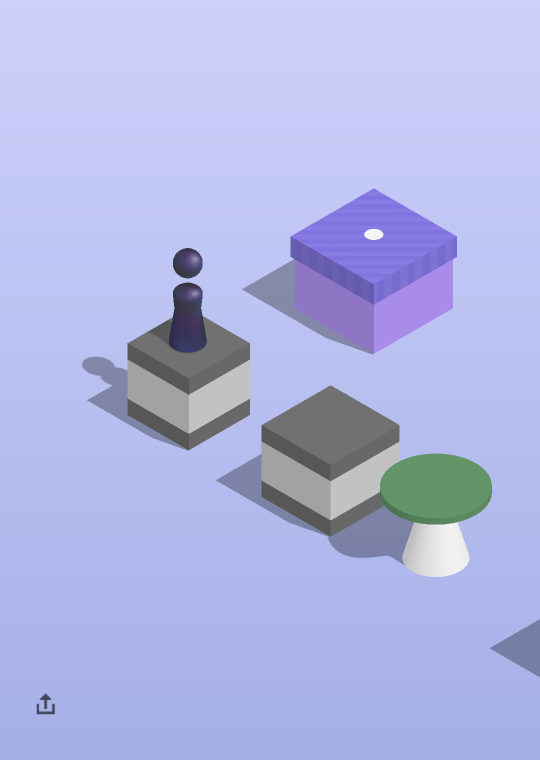
#> input picture screenshot.png, 540 x 760 px
$ python bianarzeimg.py
#> lines starting #> are read from the running program, lines starting #| are printed output that depends on the picture; after the words box and inside, x2 and y2 are one past the last pixel; in counts of white or black regions, pixels touching at a corner belong together
import cv2
import numpy as np
import multiprocessing as mp
def binaimg(pic,ob):
    for i in range(len(pic)):
        for j in range(len(pic[i])):
            if np.sum(np.fabs(ob - pic[i, j])) < 80:
                pic[i, j] = np.array([255])
            else:
                pic[i, j] = np.array([0])
    return pic
def backrole(img,ob):
    gray = cv2.cvtColor(img, cv2.COLOR_BGR2GRAY)
    role=np.load('role.npy')
    h, w = role.shape
    role = cv2.resize(role, (int(w / 2), int(h / 2)))
    h, w = role.shape
    res = cv2.matchTemplate(gray, role, cv2.TM_CCOEFF_NORMED)
    threshold = 0.7
    mark=1
    while mark==1:
        try:
            loc = np.where(res >= threshold)
            pt = zip(*loc[::-1])
            for i in pt:
                img[i[1]:i[1]+h,i[0]:i[0]+w]=ob
                mark=0
        except:
            threshold-=0.05
    return img
img=cv2.imread('screenshot.png')
#> img is the input picture: shape (760, 540, 3); mean B, G, R 227.2, 182, 175.8
ob=img[2,250].copy()
#> ob = [250, 209, 205]
img=backrole(img,ob)
#> in backrole, `gray = cv2.cvtColor(img, cv2.COLOR_BGR2GRAY)`:
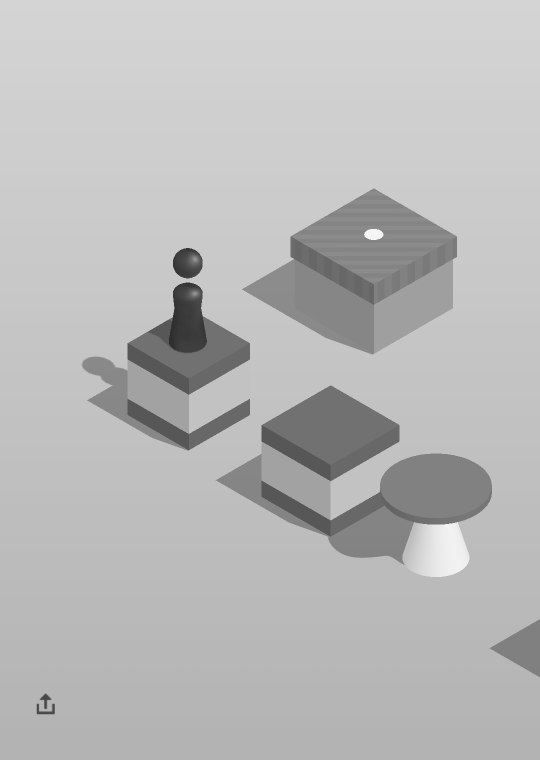
#> gray: shape (760, 540); min 46, max 245, mean 185.2
#> (reads role.npy from the repository)
#> in backrole, `res = cv2.matchTemplate(gray, role, cv2.TM_CCOEFF_NORMED)`:
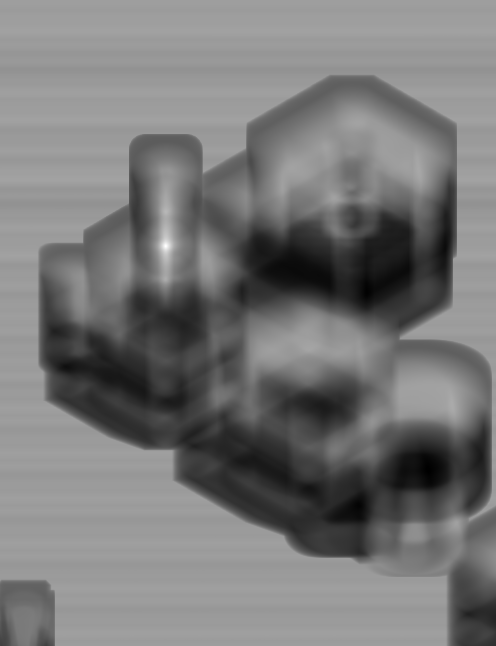
#> res: shape (646, 496) float32; min -0.486, max 0.958, mean 0.194; drawn with min black and max white
#> the loop in backrole, `while mark==1:` made 1 pass
#> loc on pass 1: 74 positions, rows 240 to 251, columns 162 to 169
#> after the loop in backrole, `while mark==1:`:
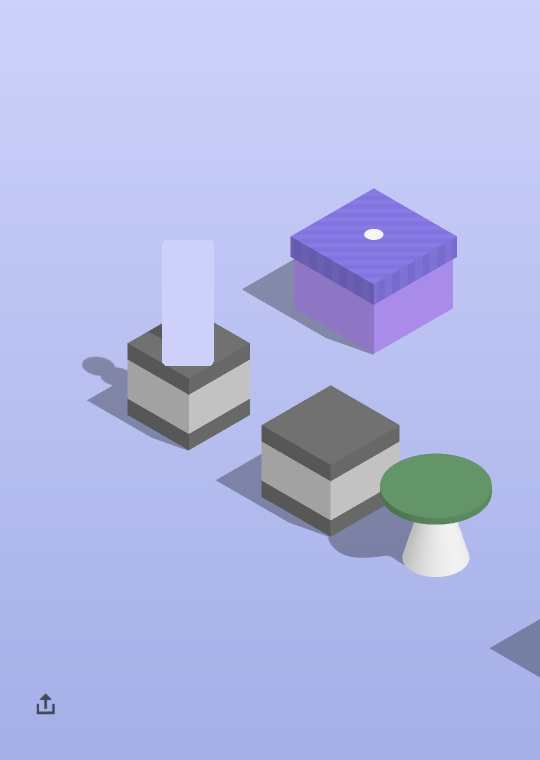
#> img: shape (760, 540, 3); 1.59% of pixels changed, all inside (x1, y1, x2, y2) = (162, 240, 214, 366)
#> after the loop in backrole, `while mark==1:`: threshold = 0.7
h,w,d=img.shape
#> h = 760; w = 540; d = 3
step=int(h/8)
#> step = 95
if __name__ == "__main__":
    pool = mp.Pool(processes=4)
    re=[]
    for t in range(5):
        re.append(pool.apply_async(binaimg, (img[t* step:((t+1) * step) ],ob)))
#> after the loop, re = 5 items
    pool.close()
    pool.join()
    t=0
    for r in re:
        img[t * step:(t + 1) * step] =r.get()
        t+=1
#> this loop made 5 passes
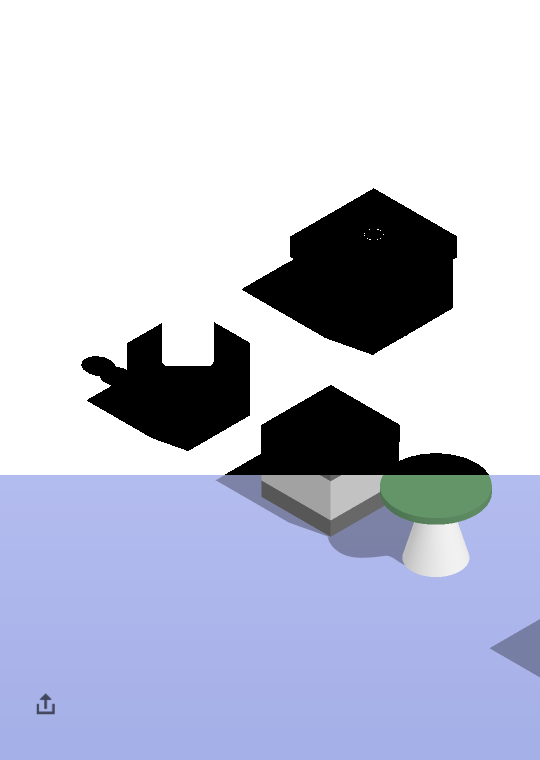
#> img: shape (760, 540, 3); mean B, G, R 215, 197.4, 193.5
#> after the loop, t = 5
cv2.imwrite("img.png", img)
